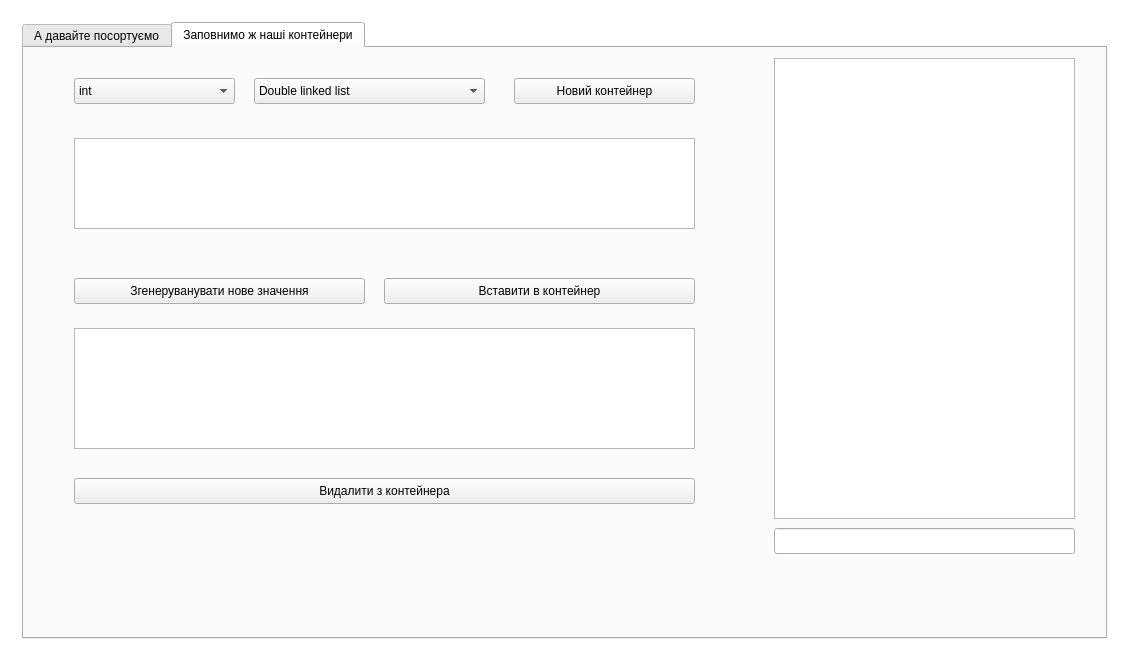
<?xml version="1.0" encoding="UTF-8"?>
<ui version="4.0">
 <class>MainWindow</class>
 <widget class="QMainWindow" name="MainWindow">
  <property name="geometry">
   <rect>
    <x>0</x>
    <y>0</y>
    <width>1129</width>
    <height>661</height>
   </rect>
  </property>
  <property name="windowTitle">
   <string>MainWindow</string>
  </property>
  <property name="styleSheet">
   <string notr="true">#MainWindow{
background-color: transparent;

border-image: url(:pics/Alisochka)
}

</string>
  </property>
  <widget class="QWidget" name="centralWidget">
   <layout class="QGridLayout" name="gridLayout_5">
    <item row="0" column="0">
     <layout class="QGridLayout" name="gridLayout">
      <item row="1" column="0">
       <widget class="QStackedWidget" name="stackedWidget">
        <property name="styleSheet">
         <string notr="true">#stackedWidget{
background:transparent;
}</string>
        </property>
        <property name="currentIndex">
         <number>1</number>
        </property>
        <widget class="QWidget" name="Intro">
         <property name="styleSheet">
          <string notr="true"/>
         </property>
         <layout class="QGridLayout" name="gridLayout_4">
          <item row="0" column="0">
           <layout class="QGridLayout" name="gridLayout_3">
            <item row="0" column="2">
             <spacer name="horizontalSpacer">
              <property name="orientation">
               <enum>Qt::Horizontal</enum>
              </property>
              <property name="sizeHint" stdset="0">
               <size>
                <width>448</width>
                <height>20</height>
               </size>
              </property>
             </spacer>
            </item>
            <item row="2" column="0">
             <spacer name="verticalSpacer">
              <property name="orientation">
               <enum>Qt::Vertical</enum>
              </property>
              <property name="sizeHint" stdset="0">
               <size>
                <width>20</width>
                <height>198</height>
               </size>
              </property>
             </spacer>
            </item>
            <item row="0" column="0">
             <widget class="QTextBrowser" name="Greeting">
              <property name="styleSheet">
               <string notr="true">#Greeting{
background-color: transparent;
border-image: url(:pics/dialog.png);
background: none;
border: none;
background-repeat: none;
padding:10px;
}</string>
              </property>
             </widget>
            </item>
            <item row="3" column="0">
             <spacer name="verticalSpacer_3">
              <property name="orientation">
               <enum>Qt::Vertical</enum>
              </property>
              <property name="sizeHint" stdset="0">
               <size>
                <width>20</width>
                <height>40</height>
               </size>
              </property>
             </spacer>
            </item>
            <item row="0" column="1">
             <spacer name="horizontalSpacer_3">
              <property name="orientation">
               <enum>Qt::Horizontal</enum>
              </property>
              <property name="sizeHint" stdset="0">
               <size>
                <width>40</width>
                <height>20</height>
               </size>
              </property>
             </spacer>
            </item>
            <item row="1" column="0">
             <widget class="QPushButton" name="ConfirmIntro">
              <property name="styleSheet">
               <string notr="true">#ConfirmIntro{
background-color: transparent;
border-image: url(:pics/dialog.png);
background: none;
border: none;
background-repeat: none;
padding:10px;
}
#ConfirmIntro:hover{
border-width:3px;
}</string>
              </property>
              <property name="text">
               <string>Так</string>
              </property>
             </widget>
            </item>
           </layout>
          </item>
         </layout>
        </widget>
        <widget class="QWidget" name="interface_2">
         <property name="styleSheet">
          <string notr="true">#intererface_2{
backgrond:transparent;
}</string>
         </property>
         <layout class="QGridLayout" name="gridLayout_6">
          <item row="1" column="0">
           <layout class="QGridLayout" name="gridLayout_2">
            <item row="0" column="0">
             <widget class="QTabWidget" name="tabWidget">
              <property name="styleSheet">
               <string notr="true"> #tabWidget{
opacity:1;
}</string>
              </property>
              <property name="currentIndex">
               <number>1</number>
              </property>
              <widget class="QWidget" name="Sort">
               <attribute name="title">
                <string>А давайте посортуємо</string>
               </attribute>
               <widget class="QListView" name="CurrentContainer">
                <property name="geometry">
                 <rect>
                  <x>40</x>
                  <y>40</y>
                  <width>261</width>
                  <height>411</height>
                 </rect>
                </property>
               </widget>
               <widget class="QListView" name="SortedContainer">
                <property name="geometry">
                 <rect>
                  <x>730</x>
                  <y>30</y>
                  <width>261</width>
                  <height>411</height>
                 </rect>
                </property>
               </widget>
               <widget class="QPushButton" name="GenArr">
                <property name="geometry">
                 <rect>
                  <x>440</x>
                  <y>120</y>
                  <width>131</width>
                  <height>26</height>
                 </rect>
                </property>
                <property name="text">
                 <string>Generate</string>
                </property>
               </widget>
               <widget class="QSpinBox" name="ContainerSize">
                <property name="geometry">
                 <rect>
                  <x>440</x>
                  <y>40</y>
                  <width>131</width>
                  <height>27</height>
                 </rect>
                </property>
               </widget>
               <widget class="QComboBox" name="typeData">
                <property name="geometry">
                 <rect>
                  <x>440</x>
                  <y>80</y>
                  <width>131</width>
                  <height>26</height>
                 </rect>
                </property>
                <item>
                 <property name="text">
                  <string>int</string>
                 </property>
                </item>
                <item>
                 <property name="text">
                  <string>std::string</string>
                 </property>
                </item>
                <item>
                 <property name="text">
                  <string>std::vector&lt;int&gt;</string>
                 </property>
                </item>
                <item>
                 <property name="text">
                  <string>Ministry</string>
                 </property>
                </item>
                <item>
                 <property name="text">
                  <string>std::vector&lt;Ministry&gt;</string>
                 </property>
                </item>
               </widget>
               <widget class="QComboBox" name="typeSort">
                <property name="geometry">
                 <rect>
                  <x>440</x>
                  <y>340</y>
                  <width>131</width>
                  <height>26</height>
                 </rect>
                </property>
                <item>
                 <property name="text">
                  <string>Select </string>
                 </property>
                </item>
                <item>
                 <property name="text">
                  <string>Quick</string>
                 </property>
                </item>
                <item>
                 <property name="text">
                  <string>Merge</string>
                 </property>
                </item>
                <item>
                 <property name="text">
                  <string>Bucket</string>
                 </property>
                </item>
                <item>
                 <property name="text">
                  <string>Insert</string>
                 </property>
                </item>
                <item>
                 <property name="text">
                  <string>Heap</string>
                 </property>
                </item>
                <item>
                 <property name="text">
                  <string>Radix</string>
                 </property>
                </item>
               </widget>
               <widget class="QPushButton" name="SortArr">
                <property name="geometry">
                 <rect>
                  <x>440</x>
                  <y>380</y>
                  <width>131</width>
                  <height>26</height>
                 </rect>
                </property>
                <property name="text">
                 <string>Sort</string>
                </property>
               </widget>
              </widget>
              <widget class="QWidget" name="Container">
               <attribute name="title">
                <string>Заповнимо ж наші контейнери</string>
               </attribute>
               <widget class="QListView" name="currentContainer">
                <property name="geometry">
                 <rect>
                  <x>750</x>
                  <y>10</y>
                  <width>301</width>
                  <height>461</height>
                 </rect>
                </property>
               </widget>
               <widget class="QLineEdit" name="Elapsed">
                <property name="geometry">
                 <rect>
                  <x>750</x>
                  <y>480</y>
                  <width>301</width>
                  <height>26</height>
                 </rect>
                </property>
               </widget>
               <widget class="QPushButton" name="NewSession">
                <property name="geometry">
                 <rect>
                  <x>490</x>
                  <y>30</y>
                  <width>181</width>
                  <height>26</height>
                 </rect>
                </property>
                <property name="text">
                 <string>Новий контейнер</string>
                </property>
               </widget>
               <widget class="QComboBox" name="comboBox">
                <property name="geometry">
                 <rect>
                  <x>50</x>
                  <y>30</y>
                  <width>161</width>
                  <height>26</height>
                 </rect>
                </property>
                <item>
                 <property name="text">
                  <string>int</string>
                 </property>
                </item>
                <item>
                 <property name="text">
                  <string>std::string</string>
                 </property>
                </item>
                <item>
                 <property name="text">
                  <string>std::vector&lt;int&gt;</string>
                 </property>
                </item>
                <item>
                 <property name="text">
                  <string>Ministry</string>
                 </property>
                </item>
                <item>
                 <property name="text">
                  <string>std::vector&lt;Ministry&gt;</string>
                 </property>
                </item>
               </widget>
               <widget class="QComboBox" name="comboBox_2">
                <property name="geometry">
                 <rect>
                  <x>230</x>
                  <y>30</y>
                  <width>231</width>
                  <height>26</height>
                 </rect>
                </property>
                <item>
                 <property name="text">
                  <string>Double linked list</string>
                 </property>
                </item>
                <item>
                 <property name="text">
                  <string>AVL tree</string>
                 </property>
                </item>
                <item>
                 <property name="text">
                  <string>Splay tree</string>
                 </property>
                </item>
                <item>
                 <property name="text">
                  <string>Red black tree</string>
                 </property>
                </item>
                <item>
                 <property name="text">
                  <string>Coalesced hash</string>
                 </property>
                </item>
                <item>
                 <property name="text">
                  <string>Set</string>
                 </property>
                </item>
               </widget>
               <widget class="QPushButton" name="GenerateValue">
                <property name="geometry">
                 <rect>
                  <x>50</x>
                  <y>230</y>
                  <width>291</width>
                  <height>26</height>
                 </rect>
                </property>
                <property name="text">
                 <string>Згенеруванувати нове значення</string>
                </property>
               </widget>
               <widget class="QTextBrowser" name="Setup">
                <property name="geometry">
                 <rect>
                  <x>50</x>
                  <y>90</y>
                  <width>621</width>
                  <height>91</height>
                 </rect>
                </property>
               </widget>
               <widget class="QPushButton" name="InsertContainer">
                <property name="geometry">
                 <rect>
                  <x>360</x>
                  <y>230</y>
                  <width>311</width>
                  <height>26</height>
                 </rect>
                </property>
                <property name="text">
                 <string>Вставити в контейнер</string>
                </property>
               </widget>
               <widget class="QTextEdit" name="textEdit">
                <property name="geometry">
                 <rect>
                  <x>50</x>
                  <y>280</y>
                  <width>621</width>
                  <height>121</height>
                 </rect>
                </property>
               </widget>
               <widget class="QPushButton" name="Erase">
                <property name="geometry">
                 <rect>
                  <x>50</x>
                  <y>430</y>
                  <width>621</width>
                  <height>26</height>
                 </rect>
                </property>
                <property name="text">
                 <string>Видалити з контейнера</string>
                </property>
               </widget>
              </widget>
             </widget>
            </item>
           </layout>
          </item>
         </layout>
        </widget>
       </widget>
      </item>
     </layout>
    </item>
   </layout>
  </widget>
  <widget class="QMenuBar" name="menuBar">
   <property name="geometry">
    <rect>
     <x>0</x>
     <y>0</y>
     <width>1129</width>
     <height>23</height>
    </rect>
   </property>
  </widget>
 </widget>
 <layoutdefault spacing="6" margin="11"/>
 <resources/>
 <connections/>
</ui>
